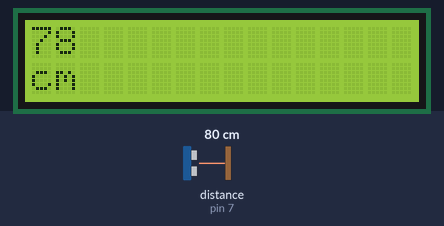
Bench run of a sketch on a simulated Arduino Uno, built with avr-gcc and run on an emulated ATmega328P. On the bench: 16×2 character LCD. Wiring (inferred from the names in the program): ultrasonic range finder: trigger pin 8; echo pin 7. The inputs (shaded band) are chosen by the test bench; at power-on: distance to the obstacle (sensor on pin 7) 80 cm. The echo pulse lasts 58.3 µs per cm; what the sketch prints to the serial monitor is not drawn.

Above: at 1.2 s.
1.3 s: distance to the obstacle (sensor on pin 7) set to 2 cm
At 1.9 s:
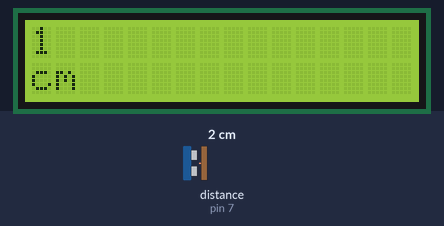
3.1 s: distance to the obstacle (sensor on pin 7) set to 4 cm
At 4.2 s:
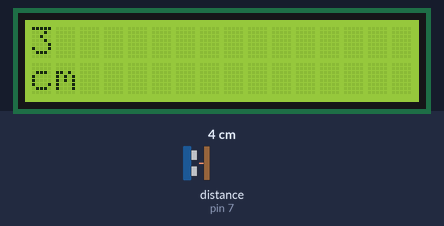
4.6 s: distance to the obstacle (sensor on pin 7) set to 9 cm
At 5.3 s:
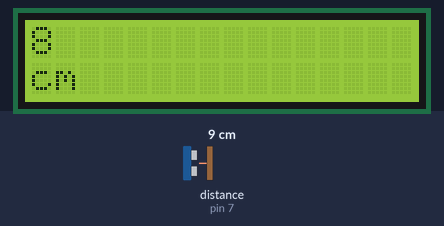
Timing chart, 0 to 7.6 s (numbered marks = the images above; inputs shaded):
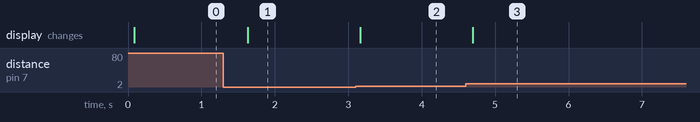

The sketch:

sketch_HCSR04.ino
```cpp
/**
 * Arduino Smart Car Sample by Bluemoon inc.
 * 超音波センサー・液晶LCD（1602A）の組み合わせサンプル
 */
#include <Wire.h>
#include <LiquidCrystal_I2C.h>

LiquidCrystal_I2C lcd(0x27,16,2);
// run ic2_scanner sketch and get the IC2 address, which is 0x3f in my case,it could be 0x3f in many cases

#define echoPin 7 // Echo Pin
#define trigPin 8 // Trigger Pin

// HC-SR04
double Duration = 0; //受信した間隔
int Distance = 0; //距離

void setup() {
  Serial.begin( 9600 );
  Serial.print("Start:");
  pinMode(echoPin, INPUT);
  pinMode(trigPin, OUTPUT);
  // initialize the digital pin as an output.
  pinMode(0, OUTPUT); //LED on Model B
  pinMode(1, OUTPUT); //LED on Model A
  lcd.init();                      // initialize the lcd
  lcd.backlight();
}

/*
 * 距離を取得
 */
int getDistance(){
  int priv_dist;
  while(1){
    digitalWrite(trigPin, LOW);
    delayMicroseconds(2);
    digitalWrite( trigPin, HIGH ); //超音波を出力
    delayMicroseconds( 10 ); //
    digitalWrite( trigPin, LOW );
    Duration = pulseIn( echoPin, HIGH ); //センサからの入力
    if (Duration > 0) {
      Duration = Duration/2; //往復距離を半分にする
      Distance = Duration*340*100/1000000; // 音速を340m/sに設定
      // +-3cmは誤差とする
      if (Distance < 3000 && abs(priv_dist-Distance) < 3) {
        break;
      }
      priv_dist = Distance;
    }
  }
  return Distance;
}

void loop() {
  digitalWrite(0, HIGH); //LED on Model A
  digitalWrite(1, LOW); //LED on Model B

  Distance = getDistance();
  Serial.print("Distance:");
  Serial.print(Distance);
  Serial.println(" cm");
  // Print a message to the LCD.
  // set cursor to first line
  lcd.setCursor(0, 0);
  lcd.print("   ");
  lcd.setCursor(0, 0);
  lcd.print(Distance);
  lcd.setCursor(0,1);
  lcd.print("cm");
  digitalWrite(1, HIGH); //LED on Model A
  digitalWrite(0, LOW); //LED on Model B
  delay(500);
}
```

Measured:
- after the input at 1.3 s, the display: changes after 0.33 s (image 1)
- after the input at 3.1 s, the display: changes after 0.06 s (image 2)
- after the input at 4.6 s, the display: changes after 0.09 s (image 3)
